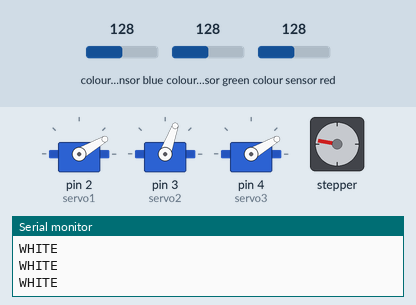
Simulated run of this sketch. Board: Arduino Uno, built with avr-gcc and run on an emulated ATmega328P. Parts: 3 × servo, stepper motor, the last lines printed to the serial monitor. Wiring (inferred from the names in the program): TCS3200 colour sensor: output pin 13; S2 pin 11; S3 pin 12. The test bench sets the inputs (shaded band); at power-on: colour sensor blue 128, colour sensor green 128, colour sensor red 128. Stepper angles assume 200 steps per turn.

Above: at 1.2 s.
1.3 s: colour sensor blue set to 5
At 1.66 s:
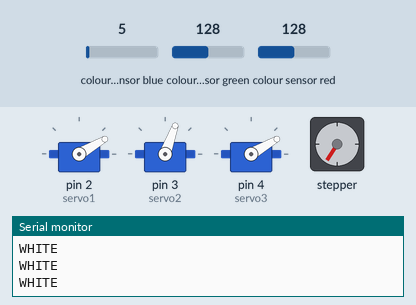
4.3 s: colour sensor green set to 5
At 4.7 s:
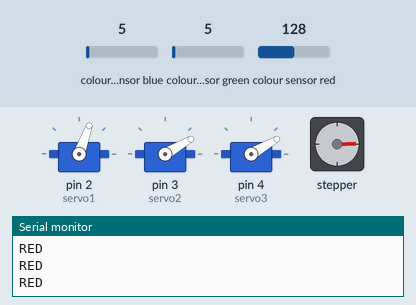
7.3 s: colour sensor red set to 5
10.3 s: colour sensor blue set to 64
At 10.72 s:
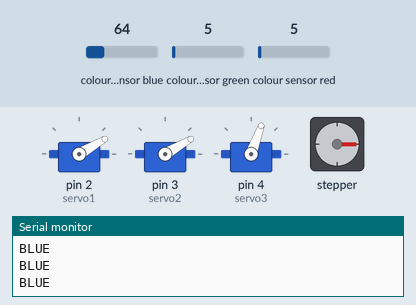
13.3 s: colour sensor blue set to 5
19.3 s: colour sensor red set to 8
At 19.47 s:
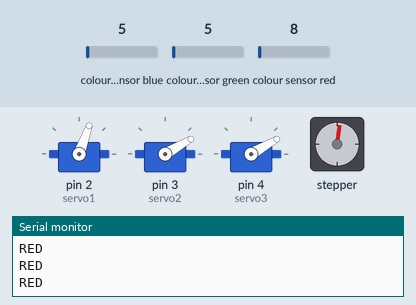
Timing chart, 0 to 23.3 s (numbered marks = the images above; inputs shaded):
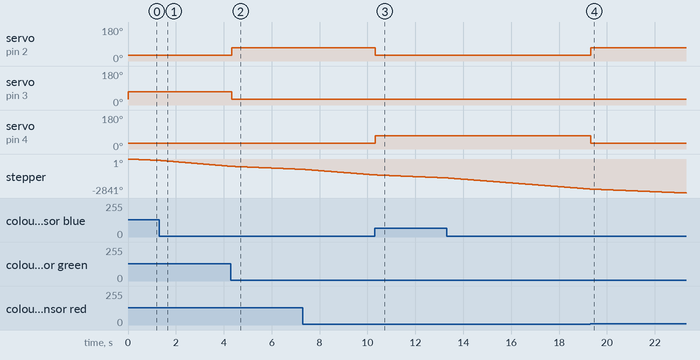

Measured:
- the behaviour switches between 6 and 7 on colour sensor red (found by bisection; images 3 and 4)
- after the input at 4.3 s, servo on pin 2 (servo1): 30° → 70° at once; servo on pin 3 (servo2): 70° → 30° at once
- after the input at 10.3 s, servo on pin 2 (servo1): 70° → 30° at once; servo on pin 4 (servo3): 30° → 70° at once
- after the input at 19.3 s, servo on pin 2 (servo1): 30° → 70° at once; servo on pin 4 (servo3): 70° → 30° at once

The sketch:

ongoingcodeof_convai.ino
```cpp
#include<Stepper.h>
#include<Servo.h>

Servo servo1;
Servo servo2;
Servo servo3;
const int stepsPerRevolution = 200;
Stepper myStepper(stepsPerRevolution, 6, 7, 8, 9);\
int stepCount = 0;
const int s2 = 11;
const int s3 = 12;
const int outPin = 13;

void setup() {
  myStepper.setSpeed(60);
  servo1.attach(2);
  servo2.attach(3);
  servo3.attach(4);
    servo1.write(30);
    servo2.write(30);
    servo3.write(30);
  pinMode(s2, OUTPUT);
  pinMode(s3, OUTPUT);
  pinMode(outPin, INPUT);

  // Set frequency scaling to 20%


  Serial.begin(9600);
}

void loop() {
  int red = readColor(LOW, LOW);   // Red filter
  int green = readColor(HIGH, HIGH); // Green filter
  int blue = readColor(LOW, HIGH);  // Blue filter

   /*if(red>= 100 &&red<= 200 && green > 100){
    Serial.println("RED");
   }
   if(red<80 && green < 80){
    Serial.println("WHITE");
   }
   if(red>200){

    Serial.println("BLACK");
   }
   */


    myStepper.step(-1);


   if(red>200 && green>200 && blue>200){
    Serial.println("BLACK");
   }
   if(red<200 && green >130 && blue> 130){
    delay(10);
    Serial.println("RED");
    servo1.write(70);
    servo2.write(30);
    servo3.write(30);
   }
   if(red<100 && green<100 && blue<100){
   delay(10);
    Serial.println("WHITE");
    servo1.write(30);
    servo2.write(70);
    servo3.write(30);
   }
   if(red>100 && green>100 && blue<150){
    delay(10);
    Serial.println("BLUE");
    servo1.write(30);
    servo2.write(30);
    servo3.write(70);
   }
    /*
   Serial.print("red= ");
   Serial.print(red);
   Serial.print("   green = ");
   Serial.print(green);
   Serial.print("   Blue= ");
   Serial.println(blue);
   */
  delay(5); // Delay for readability
}

int readColor(int s2State, int s3State) {
  digitalWrite(s2, s2State);
  digitalWrite(s3, s3State);
  return pulseIn(outPin, LOW);
}
```
